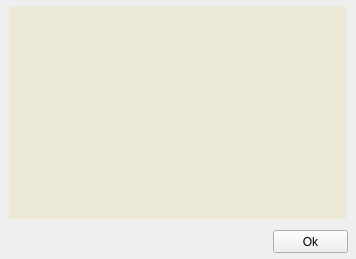
<?xml version="1.0" encoding="UTF-8"?>
<ui version="4.0">
 <class>ReleaseNotes</class>
 <widget class="QWidget" name="ReleaseNotes">
  <property name="geometry">
   <rect>
    <x>0</x>
    <y>0</y>
    <width>356</width>
    <height>259</height>
   </rect>
  </property>
  <property name="windowTitle">
   <string>Form</string>
  </property>
  <widget class="QTextBrowser" name="textBrowser">
   <property name="geometry">
    <rect>
     <x>9</x>
     <y>6</y>
     <width>337</width>
     <height>213</height>
    </rect>
   </property>
   <property name="minimumSize">
    <size>
     <width>337</width>
     <height>213</height>
    </size>
   </property>
   <property name="palette">
    <palette>
     <active>
      <colorrole role="Base">
       <brush brushstyle="SolidPattern">
        <color alpha="255">
         <red>236</red>
         <green>233</green>
         <blue>216</blue>
        </color>
       </brush>
      </colorrole>
     </active>
     <inactive>
      <colorrole role="Base">
       <brush brushstyle="SolidPattern">
        <color alpha="255">
         <red>236</red>
         <green>233</green>
         <blue>216</blue>
        </color>
       </brush>
      </colorrole>
     </inactive>
     <disabled>
      <colorrole role="Base">
       <brush brushstyle="SolidPattern">
        <color alpha="255">
         <red>236</red>
         <green>233</green>
         <blue>216</blue>
        </color>
       </brush>
      </colorrole>
     </disabled>
    </palette>
   </property>
   <property name="autoFillBackground">
    <bool>false</bool>
   </property>
   <property name="frameShape">
    <enum>QFrame::NoFrame</enum>
   </property>
   <property name="frameShadow">
    <enum>QFrame::Plain</enum>
   </property>
  </widget>
  <widget class="QPushButton" name="pushButton">
   <property name="geometry">
    <rect>
     <x>273</x>
     <y>230</y>
     <width>75</width>
     <height>23</height>
    </rect>
   </property>
   <property name="text">
    <string>Ok</string>
   </property>
  </widget>
 </widget>
 <resources/>
 <connections/>
</ui>
